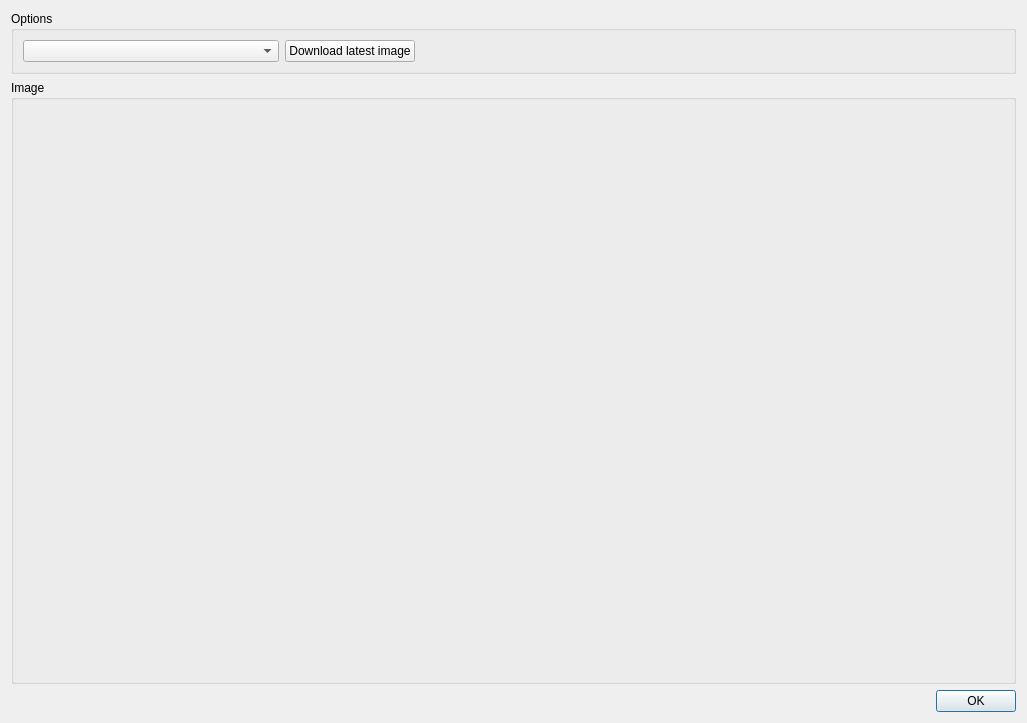
<?xml version="1.0" encoding="UTF-8"?>
<ui version="4.0">
 <class>CSohoImg</class>
 <widget class="QDialog" name="CSohoImg">
  <property name="geometry">
   <rect>
    <x>0</x>
    <y>0</y>
    <width>1027</width>
    <height>723</height>
   </rect>
  </property>
  <property name="windowTitle">
   <string>Sun images</string>
  </property>
  <layout class="QVBoxLayout" name="verticalLayout_2">
   <item>
    <layout class="QVBoxLayout" name="verticalLayout" stretch="1,20,1">
     <item>
      <widget class="QGroupBox" name="groupBox">
       <property name="title">
        <string>Options</string>
       </property>
       <layout class="QHBoxLayout" name="horizontalLayout_3">
        <item>
         <layout class="QHBoxLayout" name="horizontalLayout_2">
          <item>
           <widget class="QComboBox" name="comboBox">
            <property name="minimumSize">
             <size>
              <width>256</width>
              <height>0</height>
             </size>
            </property>
           </widget>
          </item>
          <item>
           <widget class="QPushButton" name="pushButton_2">
            <property name="text">
             <string>Download latest image</string>
            </property>
           </widget>
          </item>
          <item>
           <spacer name="horizontalSpacer_2">
            <property name="orientation">
             <enum>Qt::Horizontal</enum>
            </property>
            <property name="sizeHint" stdset="0">
             <size>
              <width>40</width>
              <height>20</height>
             </size>
            </property>
           </spacer>
          </item>
         </layout>
        </item>
       </layout>
      </widget>
     </item>
     <item>
      <widget class="QGroupBox" name="groupBox_2">
       <property name="title">
        <string>Image</string>
       </property>
       <layout class="QGridLayout" name="gridLayout">
        <item row="0" column="0">
         <widget class="CImageView" name="widget" native="true">
          <property name="minimumSize">
           <size>
            <width>100</width>
            <height>100</height>
           </size>
          </property>
         </widget>
        </item>
       </layout>
      </widget>
     </item>
     <item>
      <layout class="QHBoxLayout" name="horizontalLayout">
       <item>
        <spacer name="horizontalSpacer">
         <property name="orientation">
          <enum>Qt::Horizontal</enum>
         </property>
         <property name="sizeHint" stdset="0">
          <size>
           <width>40</width>
           <height>20</height>
          </size>
         </property>
        </spacer>
       </item>
       <item>
        <widget class="QPushButton" name="pushButton">
         <property name="text">
          <string>OK</string>
         </property>
         <property name="default">
          <bool>true</bool>
         </property>
        </widget>
       </item>
      </layout>
     </item>
    </layout>
   </item>
  </layout>
 </widget>
 <customwidgets>
  <customwidget>
   <class>CImageView</class>
   <extends>QWidget</extends>
   <header location="global">cimageview.h</header>
   <container>1</container>
  </customwidget>
 </customwidgets>
 <tabstops>
  <tabstop>comboBox</tabstop>
  <tabstop>pushButton_2</tabstop>
 </tabstops>
 <resources/>
 <connections/>
</ui>
